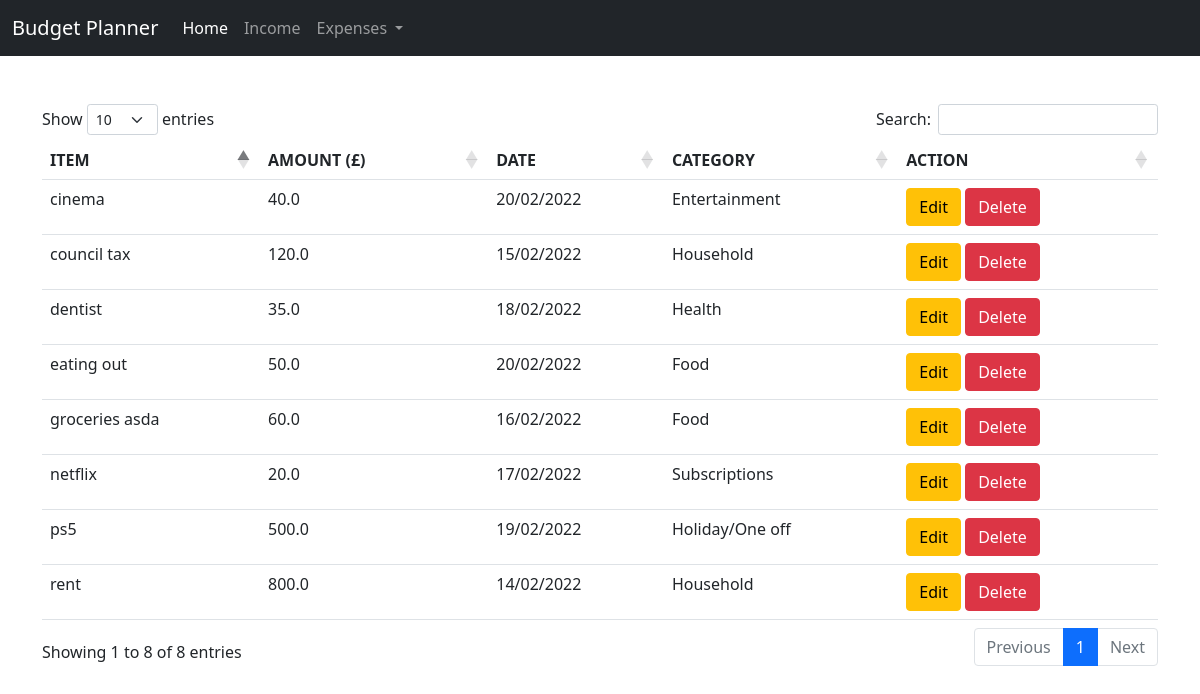
Screenshot of /view_expenses with the database file from the repository.
### application/models.py (models this page shows, shortened)
class Expenses(db.Model):
    id = db.Column(db.Integer, primary_key = True)
    name = db.Column(db.String(100), nullable = False)
    amount = db.Column(db.Float, nullable = False)
    date = db.Column(db.Date, nullable = False, default = date.today)
    categories_id = db.Column(db.Integer, db.ForeignKey('categories.id'), nullable = False)

class Categories(db.Model):
    id = db.Column(db.Integer, primary_key = True)
    name = db.Column(db.String(50), unique = True, nullable = False)
    date = db.Column(db.DateTime, nullable = False, default = date.today)
    items = db.relationship('Expenses', backref = 'category')

### application/routes.py (the view)
@app.route('/view_expenses', methods=['POST', 'GET'])
def view_expenses():
    all_expenses = Expenses.query.all()
    return render_template('view_expenses.html', title="Budget Planner", all_expenses=all_expenses)

### application/templates/view_expenses.html (shortened to what this page needs)
{% extends 'layout.html' %}
{% block body_content %}
<div class="container"><br>
  <div class="row align-items-center justify-content-center">
<table id="all_expenses_table" class="table">
    <thead>
      <tr>
          <th>ITEM</th>
          <th>AMOUNT (£)</th>
          <th>DATE</th>
          <th>CATEGORY</th>
          <th>ACTION</th>
      </tr>
    </thead>
    <tbody>
      {% for expense in all_expenses %}
        <tr>
            <td>{{ expense.name }}</td>
            <td>{{ expense.amount }}</td>
            <td>{{ expense.date.strftime("%d/%m/%Y") }}</td>
            <td>{{ expense.category.name }}</td>
            <td><div class="d-grid gap-2 d-md-block">
                <a type="button" class="btn btn-warning" href="{{ url_for("edit_expense", id=expense.id) }}">Edit</a>
                <a type="button" class="btn btn-danger" data-bs-toggle="modal" data-bs-target="#deleteModal">Delete</a>
                </div>
            </td>
        </tr>
      {% endfor %}
    </tbody>
  </table>
  </div>
</div>
{% endblock body_content %}

### rows the page displays
Expenses: name "rent", amount "800.0", date "14/02/2022", category.name "Household"
Expenses: name "council tax", amount "120.0", date "15/02/2022", category.name "Household"
Expenses: name "groceries asda", amount "60.0", date "16/02/2022", category.name "Food"
Expenses: name "netflix", amount "20.0", date "17/02/2022", category.name "Subscriptions"
Expenses: name "dentist", amount "35.0", date "18/02/2022", category.name "Health"
Expenses: name "ps5", amount "500.0", date "19/02/2022", category.name "Holiday/One off"
Expenses: name "eating out", amount "50.0", date "20/02/2022", category.name "Food"
Expenses: name "cinema", amount "40.0", date "20/02/2022", category.name "Entertainment"
